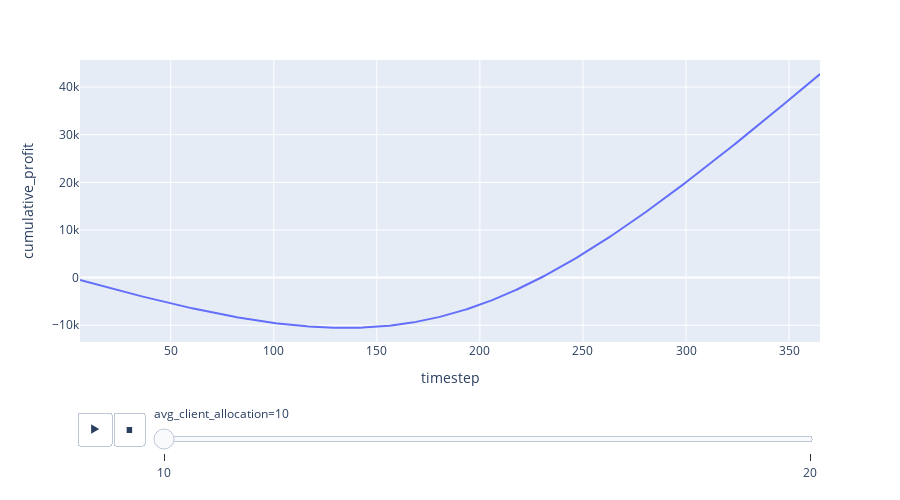

This figure's notebook cell:
### Code cell
fig_df = df.query('client_acquisition_rate_coeff == 0.020')


fig = px.line(
    fig_df,
    x='timestep',
    y='cumulative_profit',
    height=500,
    animation_frame='avg_client_allocation'
)

fig.show()

### Figure 1 — Plotly figure (JSON) as saved in the notebook; plotly's stock layout.template omitted (floating-point values rounded to 4 significant figures; data arrays with more than 128 entries replaced by an {"elided": "..."} marker saying what was removed)
{"data": [{"hovertemplate": "avg_client_allocation=10<br>timestep=%{x}<br>cumulative_profit=%{y}<extra></extra>", "legendgroup": "", "line": {"color": "#636efa", "dash": "solid"}, "mode": "lines", "name": "", "orientation": "v", "showlegend": false, "type": "scatter", "x": {"elided": "360 int values"}, "xaxis": "x", "y": {"elided": "360 float values"}, "yaxis": "y"}], "layout": {"height": 500, "legend": {"tracegroupgap": 0}, "margin": {"t": 60}, "sliders": [{"active": 0, "currentvalue": {"prefix": "avg_client_allocation="}, "len": 0.9, "pad": {"b": 10, "t": 60}, "steps": [{"args": [["10"], {"frame": {"duration": 0, "redraw": false}, "fromcurrent": true, "mode": "immediate", "transition": {"duration": 0, "easing": "linear"}}], "label": "10", "method": "animate"}, {"args": [["20"], {"frame": {"duration": 0, "redraw": false}, "fromcurrent": true, "mode": "immediate", "transition": {"duration": 0, "easing": "linear"}}], "label": "20", "method": "animate"}], "x": 0.1, "xanchor": "left", "y": 0, "yanchor": "top"}], "updatemenus": [{"buttons": [{"args": [null, {"frame": {"duration": 500, "redraw": false}, "fromcurrent": true, "mode": "immediate", "transition": {"duration": 500, "easing": "linear"}}], "label": "&#9654;", "method": "animate"}, {"args": [[null], {"frame": {"duration": 0, "redraw": false}, "fromcurrent": true, "mode": "immediate", "transition": {"duration": 0, "easing": "linear"}}], "label": "&#9724;", "method": "animate"}], "direction": "left", "pad": {"r": 10, "t": 70}, "showactive": false, "type": "buttons", "x": 0.1, "xanchor": "right", "y": 0, "yanchor": "top"}], "xaxis": {"anchor": "y", "domain": [0, 1], "title": {"text": "timestep"}}, "yaxis": {"anchor": "x", "domain": [0, 1], "title": {"text": "cumulative_profit"}}}}
